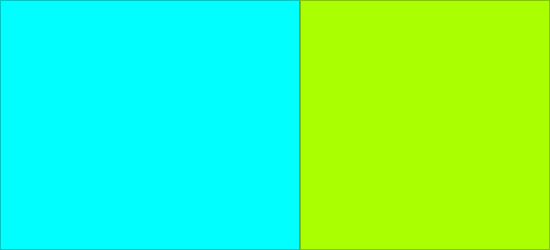
               <widget class="QWidget" name="page_conn">
                <layout class="QVBoxLayout" name="verticalLayout_15">
                 <property name="spacing">
                  <number>0</number>
                 </property>
                 <property name="leftMargin">
                  <number>0</number>
                 </property>
                 <property name="topMargin">
                  <number>0</number>
                 </property>
                 <property name="rightMargin">
                  <number>0</number>
                 </property>
                 <property name="bottomMargin">
                  <number>0</number>
                 </property>
                 <item>
                  <layout class="QHBoxLayout" name="horizontalLayout_19">
                   <property name="spacing">
                    <number>0</number>
                   </property>
                   <item>
                    <widget class="QFrame" name="frame">
                     <property name="sizePolicy">
                      <sizepolicy hsizetype="Fixed" vsizetype="Expanding">
                       <horstretch>0</horstretch>
                       <verstretch>0</verstretch>
                      </sizepolicy>
                     </property>
                     <property name="minimumSize">
                      <size>
                       <width>300</width>
                       <height>0</height>
                      </size>
                     </property>
                     <property name="styleSheet">
                      <string notr="true">background-color: rgb(0, 255, 255);</string>
                     </property>
                     <property name="frameShape">
                      <enum>QFrame::StyledPanel</enum>
                     </property>
                     <property name="frameShadow">
                      <enum>QFrame::Raised</enum>
                     </property>
                    </widget>
                   </item>
                   <item>
                    <layout class="QVBoxLayout" name="verticalLayout_14">
                     <property name="spacing">
                      <number>0</number>
                     </property>
                     <item>
                      <widget class="QFrame" name="frame_2">
                       <property name="styleSheet">
                        <string notr="true">background-color: rgb(85, 170, 255);</string>
                       </property>
                       <property name="frameShape">
                        <enum>QFrame::StyledPanel</enum>
                       </property>
                       <property name="frameShadow">
                        <enum>QFrame::Raised</enum>
                       </property>
                      </widget>
                     </item>
                     <item>
                      <widget class="QFrame" name="frame_3">
                       <property name="sizePolicy">
                        <sizepolicy hsizetype="Expanding" vsizetype="Fixed">
                         <horstretch>0</horstretch>
                         <verstretch>0</verstretch>
                        </sizepolicy>
                       </property>
                       <property name="minimumSize">
                        <size>
                         <width>0</width>
                         <height>250</height>
                        </size>
                       </property>
                       <property name="styleSheet">
                        <string notr="true">background-color: rgb(255, 170, 255);</string>
                       </property>
                       <property name="frameShape">
                        <enum>QFrame::StyledPanel</enum>
                       </property>
                       <property name="frameShadow">
                        <enum>QFrame::Raised</enum>
                       </property>
                      </widget>
                     </item>
                    </layout>
                   </item>
                   <item>
                    <widget class="QFrame" name="frame_4">
                     <property name="sizePolicy">
                      <sizepolicy hsizetype="Fixed" vsizetype="Expanding">
                       <horstretch>0</horstretch>
                       <verstretch>0</verstretch>
                      </sizepolicy>
                     </property>
                     <property name="minimumSize">
                      <size>
                       <width>250</width>
                       <height>0</height>
                      </size>
                     </property>
                     <property name="styleSheet">
                      <string notr="true">background-color: rgb(170, 255, 0);</string>
                     </property>
                     <property name="frameShape">
                      <enum>QFrame::StyledPanel</enum>
                     </property>
                     <property name="frameShadow">
                      <enum>QFrame::Raised</enum>
                     </property>
                    </widget>
                   </item>
                  </layout>
                 </item>
                </layout>
               </widget>
